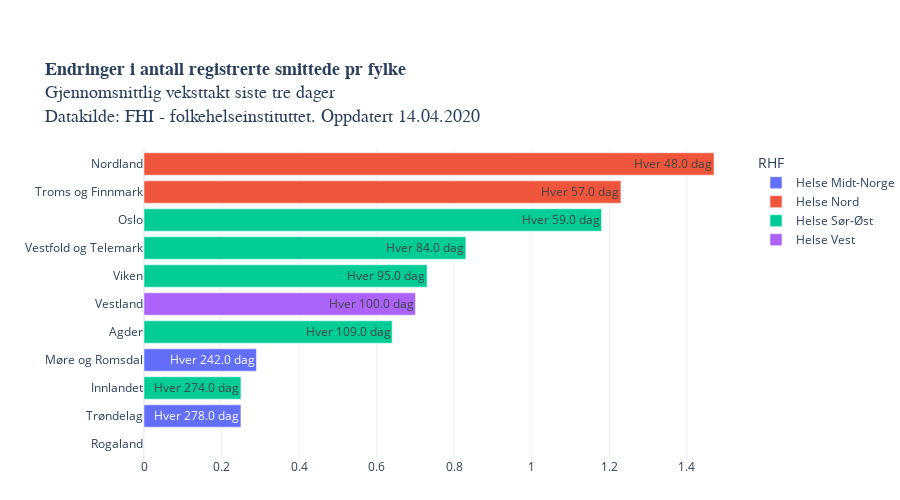

Notebook code for this chart:
### Code cell
from datetime import datetime

legend = [i for i in vekst["RHF"].dropna().unique()]
legend.sort()

fig = px.bar(vekst.dropna(), 
             x='Vekstrate', y='Fylke', 
             orientation='h',
             category_orders={"RHF": legend},
             height=500,
             title = "<b>Endringer i antall registrerte smittede pr fylke</b><br>Gjennomsnittlig veksttakt siste tre dager<br>Datakilde: FHI - folkehelseinstituttet. Oppdatert " +datetime.today().strftime('%d.%m.%Y'),
             color='RHF',
             text="text",
             hover_name="Fylke",
             hover_data=["Vekstrate"],
             template = "plotly_white", 
             labels = {"Vekstrate": "daglig vekst (%)", "- 1 uke": "Daglig vekst for en uke siden", "text": "Dager før dobling med dagens vekst"},
            )

"""
fig.add_shape(
        # doubling time 2 days
        dict(
            type="line",
            x0=41.42136,
            y0=-0.5,
            x1=41.42136,
            y1=21.5,
            line=dict(
                color="Black",
                width=1
            )))
fig.add_shape(
        # doubling time 1 uke
        dict(
            type="line",
            x0=10.40895,
            y0=-0.5,
            x1=10.40895,
            y1=21.5,
            line=dict(
                color="Black",
                width=1
            )))

"""
fig.layout.coloraxis.showscale = False

fig.update_layout(
    yaxis=dict(
        separatethousands=True,
        categoryorder = 'total ascending',
        title_text="",
        fixedrange=True,
    ), xaxis=dict(fixedrange=True,
                 title_text=""),
    title_font=dict(family="Helvetica", size=18),
        margin=dict(b=150)) #bottom margin

fig.update_layout(autosize=True,
    margin=dict(l=100, r=100, t=150, b=0),
    paper_bgcolor='rgba(0, 0, 0, 0)'
    #plot_bgcolor='rgb(248, 248, 255)'    
                 )

#plotly.offline.plot(fig, filename='COVID_moment_fylke.html')
py.plot(fig, filename='COVID19_vekstmomentum_fylker.html', auto_open=False)
fig.show()

### Figure 1 — Plotly figure (JSON) as saved in the notebook; plotly's stock layout.template omitted (floating-point values rounded to 4 significant figures)
{"data": [{"alignmentgroup": "True", "customdata": [[0.25], [0.29]], "hoverlabel": {"namelength": 0}, "hovertemplate": "<b>%{hovertext}</b><br><br>RHF=Helse Midt-Norge<br>daglig vekst (%)=%{customdata[0]}<br>Fylke=%{y}<br>Dager før dobling med dagens vekst=%{text}", "hovertext": ["Trøndelag", "Møre og Romsdal"], "legendgroup": "Helse Midt-Norge", "marker": {"color": "#636efa"}, "name": "Helse Midt-Norge", "offsetgroup": "Helse Midt-Norge", "orientation": "h", "showlegend": true, "text": ["Hver 278.0 dag", "Hver 242.0 dag"], "textposition": "auto", "type": "bar", "x": [0.25, 0.29], "xaxis": "x", "y": ["Trøndelag", "Møre og Romsdal"], "yaxis": "y"}, {"alignmentgroup": "True", "customdata": [[1.23], [1.47]], "hoverlabel": {"namelength": 0}, "hovertemplate": "<b>%{hovertext}</b><br><br>RHF=Helse Nord<br>daglig vekst (%)=%{customdata[0]}<br>Fylke=%{y}<br>Dager før dobling med dagens vekst=%{text}", "hovertext": ["Troms og Finnmark", "Nordland"], "legendgroup": "Helse Nord", "marker": {"color": "#EF553B"}, "name": "Helse Nord", "offsetgroup": "Helse Nord", "orientation": "h", "showlegend": true, "text": ["Hver 57.0 dag", "Hver 48.0 dag"], "textposition": "auto", "type": "bar", "x": [1.23, 1.47], "xaxis": "x", "y": ["Troms og Finnmark", "Nordland"], "yaxis": "y"}, {"alignmentgroup": "True", "customdata": [[0.25], [0.64], [0.73], [0.83], [1.18]], "hoverlabel": {"namelength": 0}, "hovertemplate": "<b>%{hovertext}</b><br><br>RHF=Helse Sør-Øst<br>daglig vekst (%)=%{customdata[0]}<br>Fylke=%{y}<br>Dager før dobling med dagens vekst=%{text}", "hovertext": ["Innlandet", "Agder", "Viken", "Vestfold og Telemark", "Oslo"], "legendgroup": "Helse Sør-Øst", "marker": {"color": "#00cc96"}, "name": "Helse Sør-Øst", "offsetgroup": "Helse Sør-Øst", "orientation": "h", "showlegend": true, "text": ["Hver 274.0 dag", "Hver 109.0 dag", "Hver 95.0 dag", "Hver 84.0 dag", "Hver 59.0 dag"], "textposition": "auto", "type": "bar", "x": [0.25, 0.64, 0.73, 0.83, 1.18], "xaxis": "x", "y": ["Innlandet", "Agder", "Viken", "Vestfold og Telemark", "Oslo"], "yaxis": "y"}, {"alignmentgroup": "True", "customdata": [[0], [0.7]], "hoverlabel": {"namelength": 0}, "hovertemplate": "<b>%{hovertext}</b><br><br>RHF=Helse Vest<br>daglig vekst (%)=%{customdata[0]}<br>Fylke=%{y}<br>Dager før dobling med dagens vekst=%{text}", "hovertext": ["Rogaland", "Vestland"], "legendgroup": "Helse Vest", "marker": {"color": "#ab63fa"}, "name": "Helse Vest", "offsetgroup": "Helse Vest", "orientation": "h", "showlegend": true, "text": ["Hver inf dag", "Hver 100.0 dag"], "textposition": "auto", "type": "bar", "x": [0, 0.7], "xaxis": "x", "y": ["Rogaland", "Vestland"], "yaxis": "y"}], "layout": {"autosize": true, "barmode": "relative", "coloraxis": {"showscale": false}, "height": 500, "legend": {"title": {"text": "RHF"}, "tracegroupgap": 0}, "margin": {"b": 0, "l": 100, "r": 100, "t": 150}, "paper_bgcolor": "rgba(0, 0, 0, 0)", "title": {"font": {"family": "Helvetica", "size": 18}, "text": "<b>Endringer i antall registrerte smittede pr fylke</b><br>Gjennomsnittlig veksttakt siste tre dager<br>Datakilde: FHI - folkehelseinstituttet. Oppdatert 14.04.2020"}, "xaxis": {"anchor": "y", "domain": [0, 1], "fixedrange": true, "title": {"text": ""}}, "yaxis": {"anchor": "x", "categoryorder": "total ascending", "domain": [0, 1], "fixedrange": true, "separatethousands": true, "title": {"text": ""}}}}
